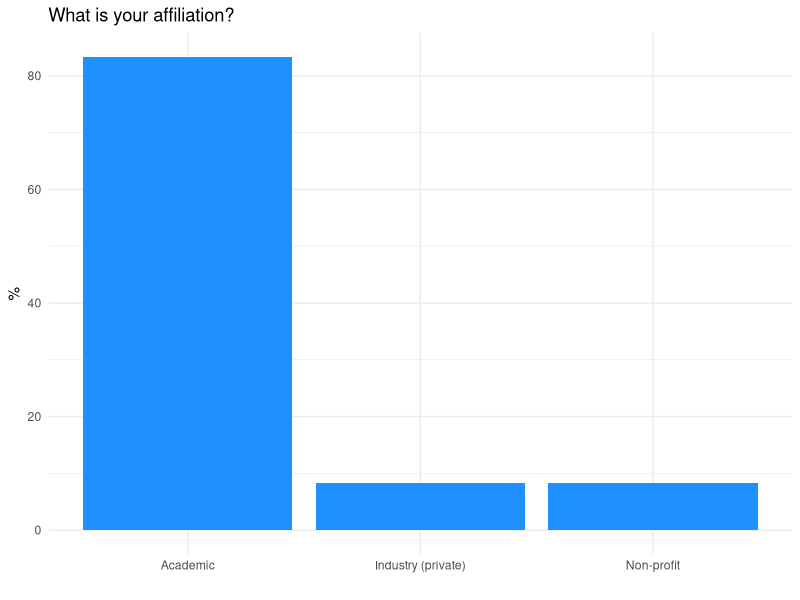
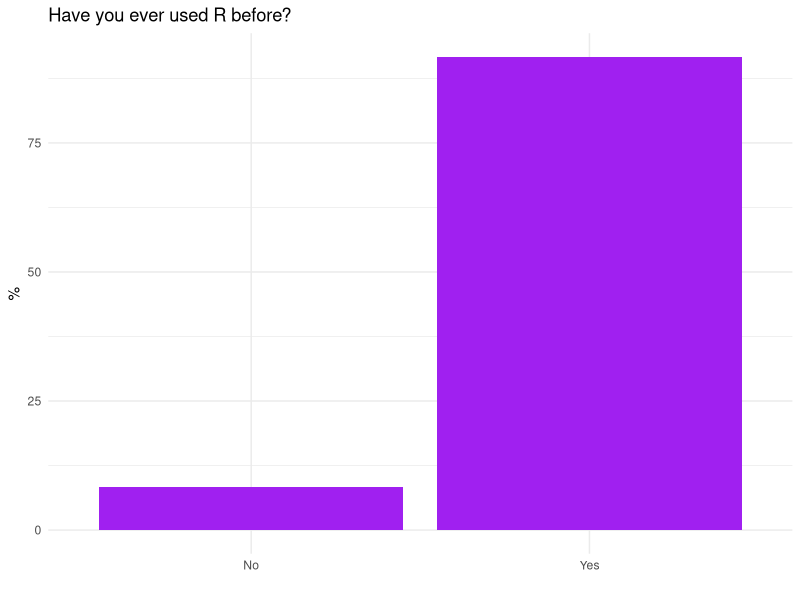
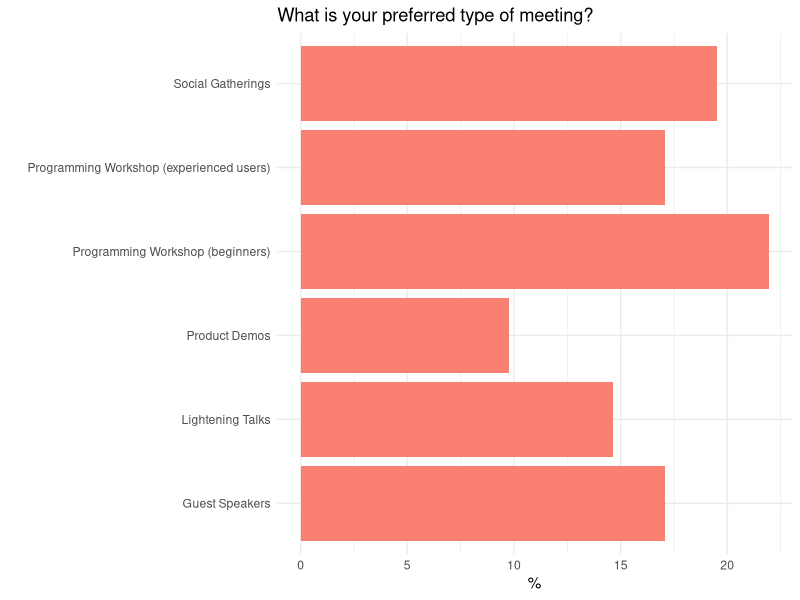
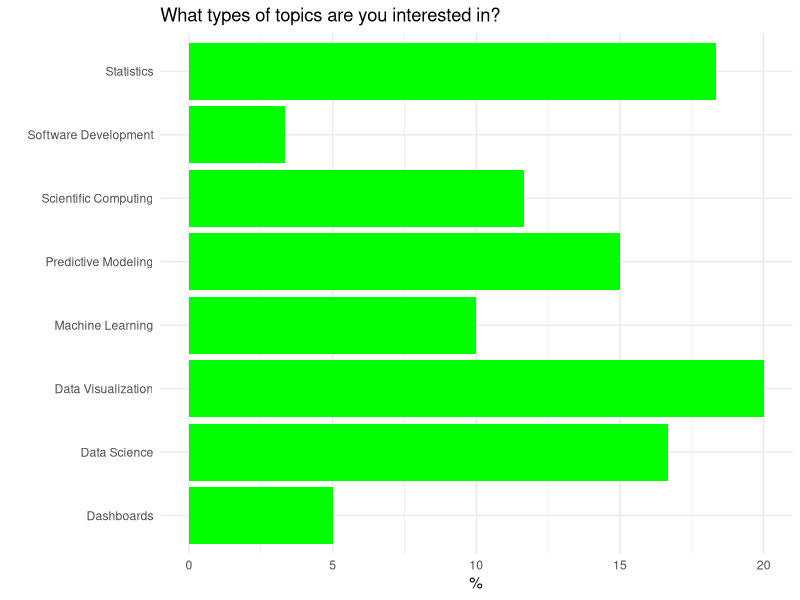

Generate these figures, in order, with R:
## ---- chunk 1
knitr::opts_chunk$set(
	echo = FALSE,
	message = FALSE,
	warning = FALSE
)
library(readr)
library(ggplot2)
library(dplyr)
## ---- chunk 2
survey <- read_csv("Kick-off for first R-Ladies Connecticut meetup.csv")

survey %>% group_by(`What is your affiliation?`) %>% 
           summarise(n = n()) %>% 
           mutate(percentage = (n / sum(n)) * 100) %>% 
           ggplot(., aes(x = `What is your affiliation?`, y = percentage)) +
              geom_bar(stat="identity", fill = "dodgerblue") +
              theme_minimal() +
              labs(title = "What is your affiliation?", 
                   x = "", y = "%")
## ---- chunk 3
survey %>% group_by(`Have you ever used R before?`) %>% 
           summarise(n = n()) %>% 
           mutate(percentage = (n / sum(n)) * 100) %>% 
           ggplot(., aes(x = `Have you ever used R before?`, y = percentage)) +
              geom_bar(stat="identity", fill = "purple") +
              theme_minimal() +
              labs(title = "Have you ever used R before?", 
                   x = "", y = "%")
## ---- chunk 4
mtg_type <- data.frame(type = unlist(strsplit(survey$`What is your preferred type of meeting?`, ";")))

mtg_type %>% group_by(type) %>% 
           summarise(n = n()) %>% 
           mutate(percentage = (n / sum(n)) * 100) %>% 
           ggplot(., aes(x = type, y = percentage)) +
              geom_bar(stat="identity", fill = "salmon") +
              theme_minimal() +
              labs(title = "What is your preferred type of meeting?", 
                   x = "", y = "%") +
              coord_flip(NULL)
## ---- chunk 5
topic_type <- data.frame(type = unlist(strsplit(survey$`What types of topics are you interested in?`, ";")))

topic_type %>% group_by(type) %>% 
           summarise(n = n()) %>% 
           mutate(percentage = (n / sum(n)) * 100) %>% 
           ggplot(., aes(x = type, y = percentage)) +
              geom_bar(stat="identity", fill = "green") +
              theme_minimal() +
              labs(title = "What types of topics are you interested in?", 
                   x = "", y = "%") +
              coord_flip(NULL)
